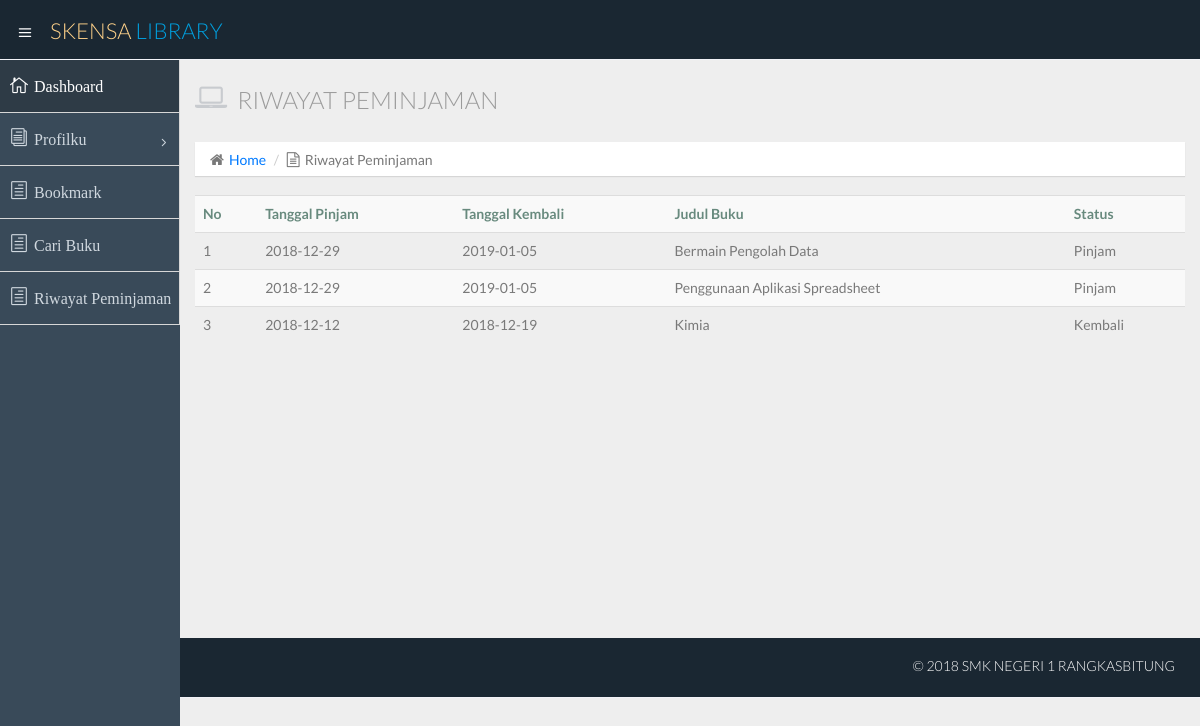
/member.php?id=riwayatpinjam (signed in), run on the app's committed database.
### tables this page shows
CREATE TABLE `peminjaman` (
  `id_peminjaman` varchar(8) NOT NULL,
  `tanggal_pinjam` date NOT NULL,
  `tanggal_kembali` date DEFAULT NULL,
  `id_anggota` varchar(18) NOT NULL,
  `id_buku` varchar(10) NOT NULL,
  `id_petugas` varchar(18) NOT NULL,
  `status` enum('Pinjam','Kembali') NOT NULL
);

CREATE TABLE `buku` (
  `id_buku` varchar(10) NOT NULL,
  `tanggal_input` date NOT NULL,
  `judul_buku` varchar(60) NOT NULL,
  `id_pengarang` varchar(8) DEFAULT NULL,
  `id_penerbit` varchar(8) DEFAULT NULL,
  `id_sumber` varchar(8) DEFAULT NULL,
  `id_golongan` varchar(3) DEFAULT NULL,
  `tahun` varchar(4) NOT NULL,
  `jumlah` int(4) NOT NULL,
  `call_number` varchar(15) DEFAULT NULL,
  `foto` varchar(200) DEFAULT NULL
);

### member.php (called while the page is built, shortened)
<?php
  if   (!isset($_SESSION ['id_user'])) { header('Location:index.php?id=login'); }
  else { $id_user = $_SESSION['id_user']; }
  include "./layout/headermember.php";
  include "./layout/sidebarmember.php";
  include "route.php";
  include "./layout/footer.php";
?>

### member/riwayatpinjam.php (the view)
<?php
  $perintah = "SELECT peminjaman.tanggal_pinjam, peminjaman.tanggal_kembali, buku.judul_buku, peminjaman.status FROM peminjaman JOIN anggota on (peminjaman.id_anggota=anggota.id_anggota) JOIN buku ON (buku.id_buku=peminjaman.id_buku) WHERE anggota.id_user='$id_user'";
  $result = mysqli_query($koneksi, $perintah);
?>
<section id="main-content">
  <section class="wrapper">
    <div class="row">
      <div class="col-lg-12">
        <h3 class="page-header"><i class="fa fa-laptop"></i> Riwayat Peminjaman</h3>
        <ul class="breadcrumb">
          <li><i class="fa fa-home"></i><a href="member.php">Home</a></li>
          <li><i class="fa fa-file-text-o"></i>Riwayat Peminjaman</li>
        </ul>
      </div>
    </div>
    <div class="row">
      <div class="col-lg-12">
        <table class="table table-striped table-advance table-hover">
          <tbody>
            <tr>
              <th>No</th>
              <th>Tanggal Pinjam</th>
              <th>Tanggal Kembali</th>
              <th>Judul Buku</th>
              <th>Status</th>
            </tr> <?php
            $no=1;
            while($data = mysqli_fetch_array($result)){ ?>
            <tr> <?php
              echo "<td>$no</td>";
              echo "<td>$data[0]</td>";
              echo "<td>$data[1]</td>";
              echo "<td>$data[2]</td>";
              echo "<td>$data[3]</td>";
              $no++;
             ?>
           </tr> <?php
         } ?>
         </tbody>
       </table>
     </div>
   </div>
  </section>
</section>
<br><br><br><br><br><br><br><br><br><br><br><br><br>
<?php include "./layout/footer.php"; ?>

### data on the page
peminjaman: tanggal_pinjam "2018-12-29", tanggal_kembali "2019-01-05", id_buku.judul_buku "Bermain Pengolah Data", status "Pinjam"
peminjaman: tanggal_pinjam "2018-12-29", tanggal_kembali "2019-01-05", id_buku.judul_buku "Penggunaan Aplikasi Spreadsheet", status "Pinjam"
peminjaman: tanggal_pinjam "2018-12-12", tanggal_kembali "2018-12-19", id_buku.judul_buku "Kimia", status "Kembali"
